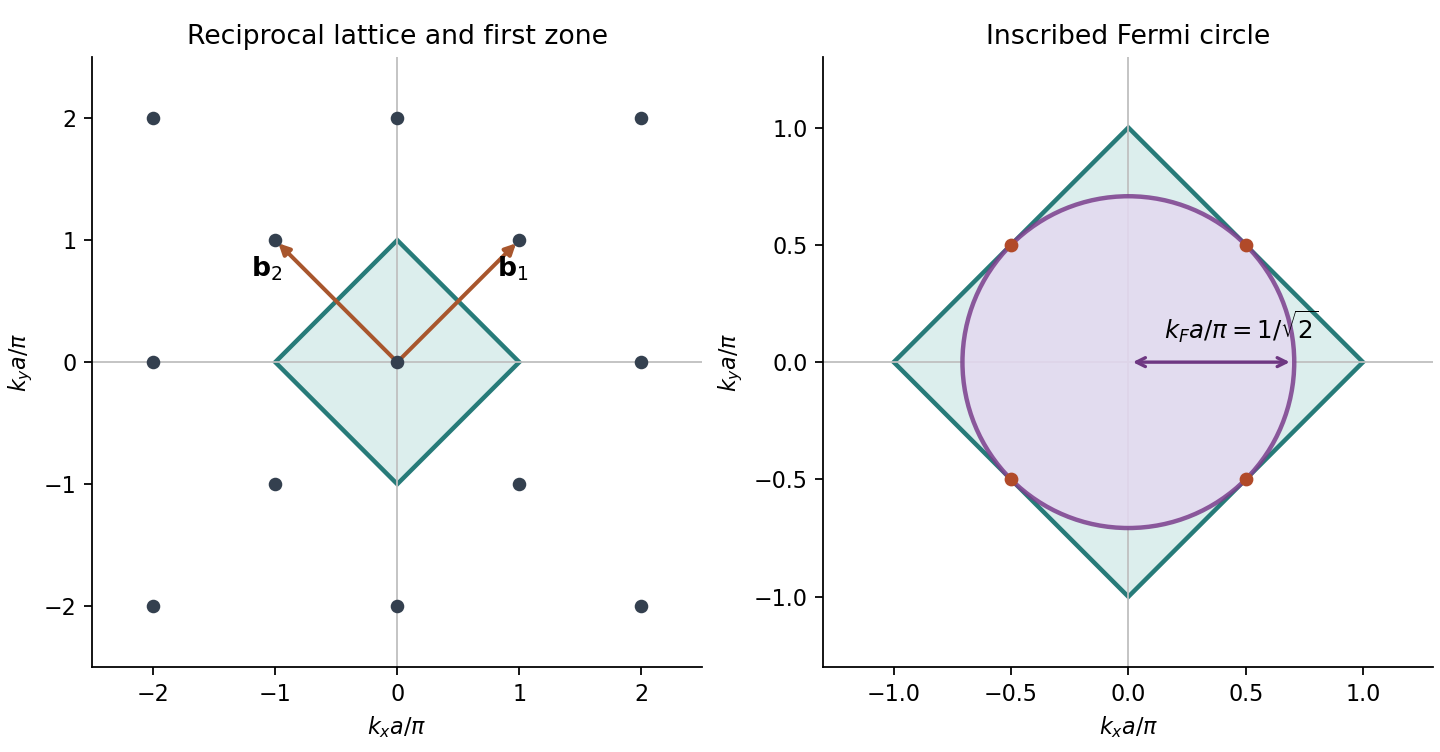

This chart was generated by the following Python code:
"""Original reciprocal-cell and Fermi-circle construction, Python 3.14.

Uses numpy and matplotlib; PNG basename is written in the current directory.
"""
import matplotlib
matplotlib.use('Agg')
import matplotlib.pyplot as plt
from matplotlib.patches import Polygon, Circle
import numpy as np

fig, axes = plt.subplots(1,2,figsize=(9,4.7),layout='constrained')
fig.patch.set_facecolor('white')
verts=[(1,0),(0,1),(-1,0),(0,-1)]
for ax in axes:
    ax.add_patch(Polygon(verts,fc='#dceeed',ec='#277b79',lw=2,zorder=2))
    ax.axhline(0,color='0.75',lw=0.8)
    ax.axvline(0,color='0.75',lw=0.8)
    ax.set_aspect('equal')
    ax.set(xlabel=r'$k_xa/\pi$',ylabel=r'$k_ya/\pi$')
    ax.spines[['top','right']].set_visible(False)
pts=[(x,y) for x in range(-3,4) for y in range(-3,4) if (x-y)%2==0]
axes[0].scatter(*zip(*pts),s=26,c='#34404f',zorder=4)
for v,label,offset in [((1,1),r'$\mathbf{b}_1$',(0.12,0)),((-1,1),r'$\mathbf{b}_2$',(-0.5,0))]:
    axes[0].annotate('',xy=v,xytext=(0,0),arrowprops={'arrowstyle':'-|>','lw':1.8,'color':'#a8562d'})
    axes[0].text(v[0]*0.7+offset[0],v[1]*0.7+offset[1],label,fontsize=12)
axes[0].set(xlim=(-2.5,2.5),ylim=(-2.5,2.5),title='Reciprocal lattice and first zone')
r=1/np.sqrt(2)
axes[1].add_patch(Circle((0,0),r,fc='#e4d9f0',ec='#7b3f8d',alpha=0.85,lw=2,zorder=3))
contacts=[(x/2,y/2) for x in [-1,1] for y in [-1,1]]
axes[1].scatter(*zip(*contacts),s=27,c='#b14a29',zorder=4)
axes[1].annotate('',xy=(r,0),xytext=(0,0),arrowprops={'arrowstyle':'<->','color':'#6e3782','lw':1.5})
axes[1].text(0.15,0.10,r'$k_Fa/\pi=1/\sqrt{2}$',fontsize=11)
axes[1].set(xlim=(-1.3,1.3),ylim=(-1.3,1.3),title='Inscribed Fermi circle')
fig.savefig('paper-2-reciprocal-zone.png',dpi=160,facecolor='white')
plt.close(fig)
